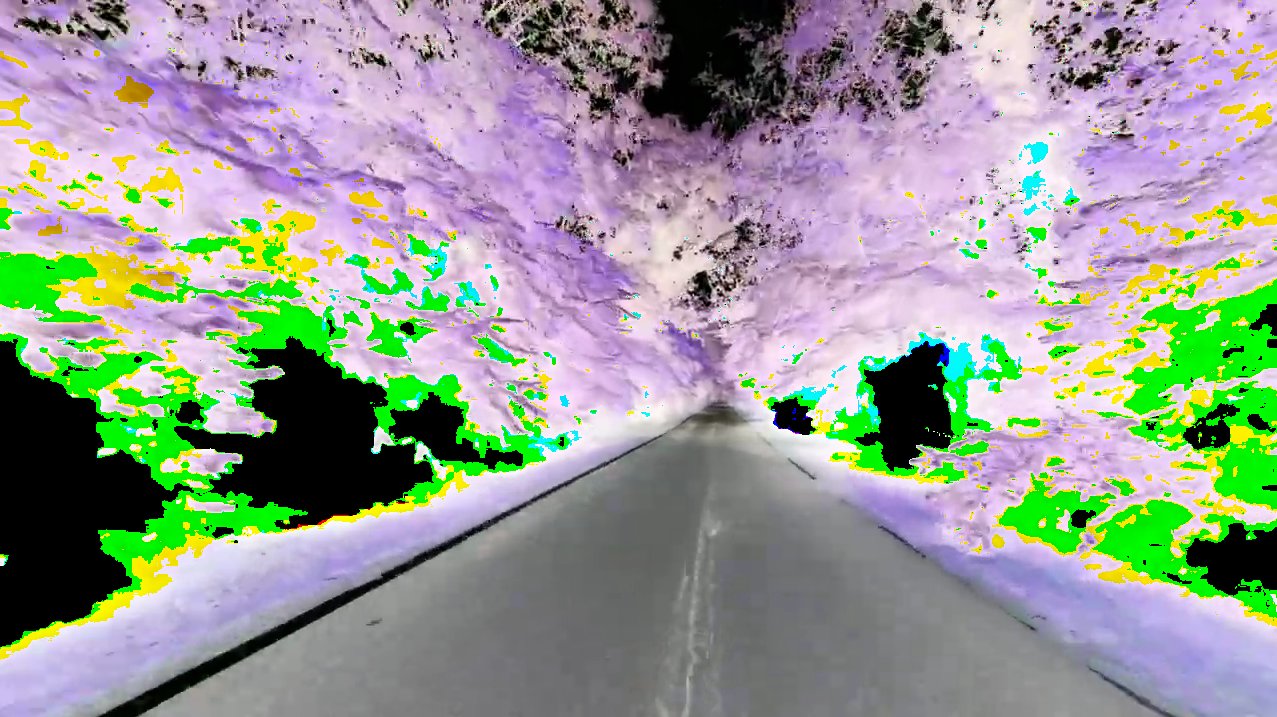
#> input picture image.png, 1277 x 717 px
$ python -i Threshholding.py   (imports and definitions only)   (older library calls are emulated)
#> lines starting #> are read from the running program, lines starting #| are printed output that depends on the picture; after the words box and inside, x2 and y2 are one past the last pixel; in counts of white or black regions, pixels touching at a corner belong together
import cv2
import numpy as np


def sobel_thresh(frame, orient='x', thresh=(100,255)):
#> called with orient = 'x', thresh = (100, 255)
    gray = cv2.cvtColor(frame, cv2.COLOR_RGB2GRAY)

    if orient == 'x':
        dx, dy = 1, 0
    else:
        dx, dy = 0, 1

    sobel = cv2.Sobel(gray, cv2.CV_64F, dx, dy)

    abs_sobel = np.absolute(sobel)
    scaled_sobel = np.uint8(255*abs_sobel/np.max(abs_sobel))
    sxbinary = np.zeros_like(scaled_sobel)
    sxbinary[(scaled_sobel >= thresh[0]) & (scaled_sobel <= thresh[1])] = 255
    return sxbinary


def mag_thresh(img, sobel_kernel=3, thresh=(0, 255)):

    # Convert to grayscale
    gray = cv2.cvtColor(img, cv2.COLOR_RGB2GRAY)

    sobelx = cv2.Sobel(gray, cv2.CV_64F, 1, 0, ksize=sobel_kernel)
    sobely = cv2.Sobel(gray, cv2.CV_64F, 0, 1, ksize=sobel_kernel)

    mag_sobel = np.sqrt(np.square(sobelx) + np.square(sobely))

    scaled_sobel = np.uint8(255*mag_sobel/np.max(mag_sobel))

    sxbinary = np.zeros_like(scaled_sobel)
    sxbinary[(scaled_sobel >= thresh[0]) & (scaled_sobel <= thresh[1])] = 1
    return sxbinary


def dir_thresh(img, sobel_kernel=3, thresh=(0, np.pi/2)):

    gray = cv2.cvtColor(img, cv2.COLOR_RGB2GRAY)

    sobelx = cv2.Sobel(gray, cv2.CV_64F, 1, 0, ksize=sobel_kernel)
    sobely = cv2.Sobel(gray, cv2.CV_64F, 0, 1, ksize=sobel_kernel)

    abs_sobelx = np.absolute(sobelx)
    abs_sobely = np.absolute(sobely)

    grad_dir = np.arctan2(abs_sobely, abs_sobelx)

    binary_output =  np.zeros_like(grad_dir)
    binary_output[(grad_dir >= thresh[0]) & (grad_dir <= thresh[1])] = 1
    return binary_output


def X_threshholding(frame):
    blured = cv2.GaussianBlur(frame, (5,5), 0)
    gradX = sobel_thresh(blured, 'x', (0,255))
    return gradX
def Y_threshholding(frame):
    blured = cv2.GaussianBlur(frame, (5,5), 0)
    gradY = sobel_thresh(blured, 'y', (30,250))
    return gradY
def GradMag(frame):
    blured = cv2.GaussianBlur(frame, (5,5), 0)
    gradmagthresh = mag_thresh(blured, 3, (20,255))
    return gradmagthresh
def GradDirThresh(frame):
    blured = cv2.GaussianBlur(frame, (5,5), 0)
    a = 0.95
    b = .1
    graddirthresh = dir_thresh(blured, 3, (a-b, a+b))
    return graddirthresh


##color thresh holding

def HLS_colorspace(frame):
    blurred = cv2.GaussianBlur(frame, (3,3), 0)
    hls = cv2.cvtColor(blurred, cv2.COLOR_RGB2HLS)
    H = hls[:,:,0]
    L = hls[:,:,1] #eselyes
    S = hls[:,:,2]
    return (H,L,S)


def r_threshhold(frame, thresh):
    R = frame[:,:,0]

    binout = np.zeros_like(R)
    binout[(R >= thresh[0]) & (R <= thresh[1])] = 1
    return np.copy(binout);

def b_threshhold(frame, thresh):
    B = frame[:,:,2]

    binout = np.zeros_like(B)
    binout[(B >= thresh[0]) & (B <= thresh[1])] = 1
    return np.copy(binout);


def l_threshhold(frame, thresh):
    hls = cv2.cvtColor(frame, cv2.COLOR_RGB2HLS)
    l = hls[:,:,1]

    binout = np.zeros_like(l)
    binout[(l >= thresh[0]) & (l <= thresh[1])] = 1
    return np.copy(binout);


def s_threshhold(frame, thresh):
    hls = cv2.cvtColor(frame, cv2.COLOR_RGB2HLS)
    S = hls[:,:,2]

    binout = np.zeros_like(S)
    binout[(S >= thresh[0]) & (S <= thresh[1])] = 1
    return np.copy(binout);


def combined(frame):
    blured = cv2.GaussianBlur(frame, (5,5),0)


    grad_x_thresh = sobel_thresh(blured, 'x', (100, 255))
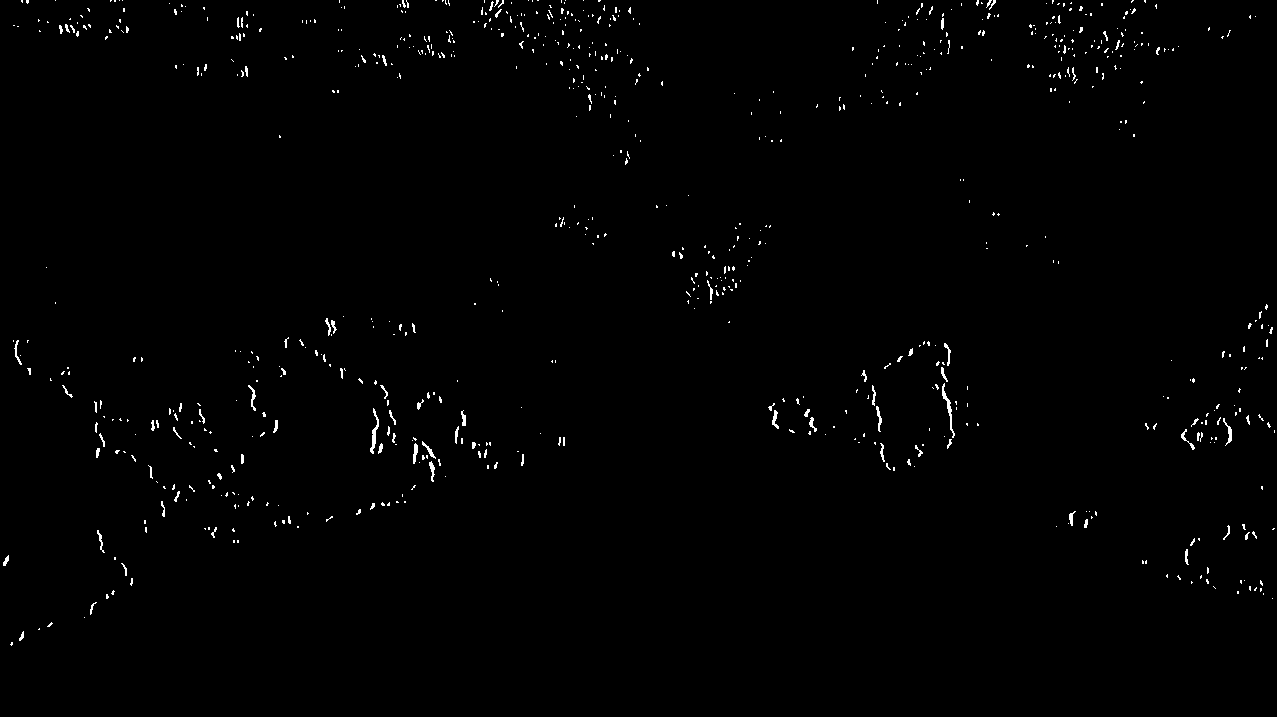
#> grad_x_thresh: shape (717, 1277); 0.78% white in thin lines or dots, all inside (x1, y1, x2, y2) = (3, 0, 1275, 646)
    grad_y_thresh = sobel_thresh(blured, 'y', (100, 250))
#> grad_y_thresh: shape (717, 1277); 1.2% white in thin lines or dots
    grad_mag_thresh = mag_thresh(blured, 3, (100, 250))
#> grad_mag_thresh: shape (717, 1277); values 0 (black) and 1 (white), 2.1% white in thin lines or dots
    grad_dir_thresh = dir_thresh(blured, 3, (0.85, 1.05))
#> grad_dir_thresh: shape (717, 1277) float64; values 0 (black) and 1 (white), 9.9% white in thin lines or dots


    r_tresh = r_threshhold(blured, (200, 255))
#> r_tresh: shape (717, 1277); values 0 (black) and 1 (white), 35.8% white; 310 white regions (191 under 20 px), largest, box (x1, y1, x2, y2) and area: (709, 0, 1277, 646) 155220, (0, 0, 711, 678) 141273, (523, 170, 731, 385) 12567
    b_tresh = b_threshhold(blured, (200, 255))
#> b_tresh: shape (717, 1277); values 0 (black) and 1 (white), 41% white; 268 white regions (161 under 20 px), largest, box (x1, y1, x2, y2) and area: (0, 0, 713, 717) 175314, (718, 0, 1277, 717) 173912, (0, 292, 273, 434) 12415
    s_tresh = s_threshhold(blured, (200, 255))
#> in s_threshhold, `hls = cv2.cvtColor(frame, cv2.COLOR_RGB2HLS)`: hls: shape (717, 1277, 3); mean of channels 0, 1, 2 100.8, 151, 94.2
#> in s_threshhold, `S = hls[:,:,2]`:
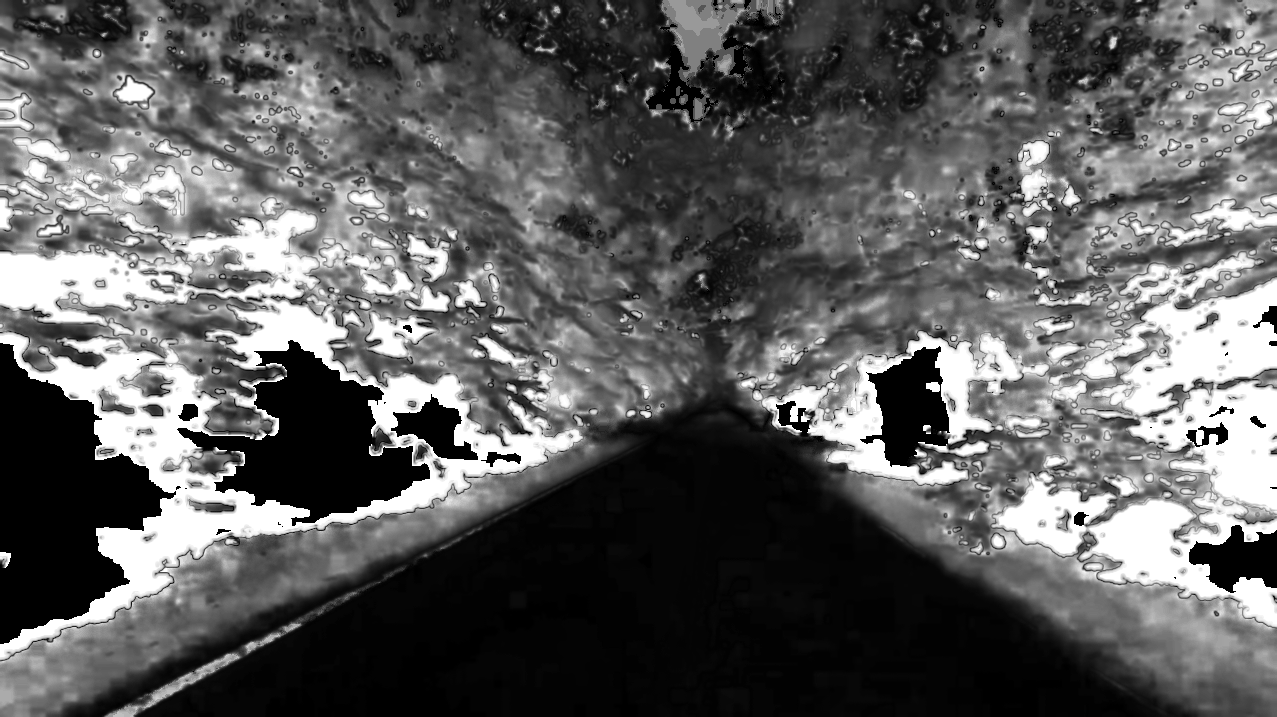
#> S: shape (717, 1277); min 0, max 255, mean 94.2
#> s_tresh: shape (717, 1277); values 0 (black) and 1 (white), 14.4% white; 866 white regions (617 under 20 px), largest, box (x1, y1, x2, y2) and area: (0, 298, 582, 659) 38283, (1081, 381, 1277, 627) 20572, (1082, 253, 1277, 416) 14082
    l_tresh = l_threshhold(blured, (200,255))
#> l_tresh: shape (717, 1277); values 0 (black) and 1 (white), 28.2% white; 447 white regions (266 under 20 px), largest, box (x1, y1, x2, y2) and area: (720, 0, 1277, 540) 110873, (0, 93, 525, 447) 40825, (0, 290, 707, 709) 34668
    combination = ((s_tresh == 1) | (l_tresh == 1) | ((r_tresh == 1) & (b_tresh ==1 )))
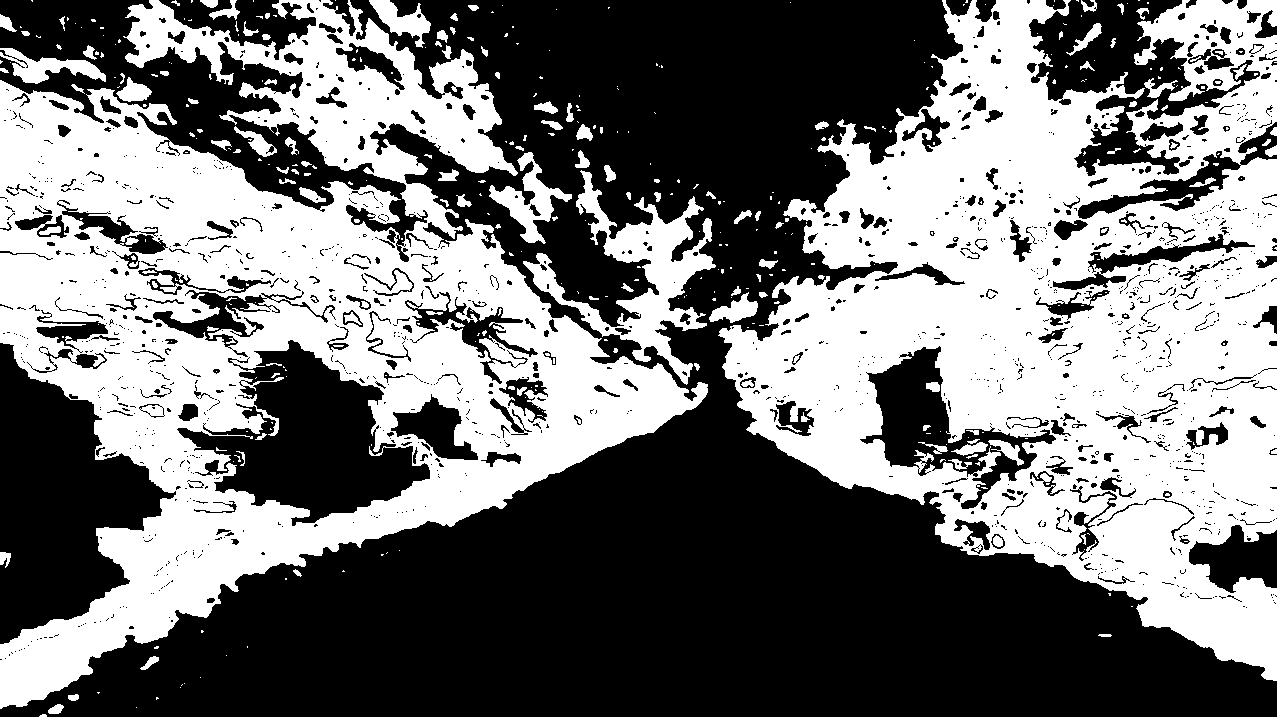
#> combination: shape (717, 1277) bool; 46% white; 400 white regions (277 under 20 px), largest, box (x1, y1, x2, y2) and area: (718, 0, 1277, 681) 200270, (0, 0, 708, 709) 194122, (523, 170, 716, 385) 10776


    color_treshold = (combination)
    combined = np.zeros_like(s_tresh)
    combined[color_treshold] = 1
    xsize = frame.shape[1]
#> xsize = 1277
    ysize = frame.shape[0]
#> ysize = 717
    verticles = np.array([[(0, ysize), (xsize / 2 -1, 380), (xsize/2 +1, 380), (xsize, ysize)]], dtype=np.int32)

    masked_img = region_of_interests(combined, verticles)
    return masked_img


def region_of_interests(frame, vertices):
    mask = np.zeros_like(frame)
    if len(frame.shape) > 2:
        channel = frame.shape[2]
        imaskcollor = (255,) * channel
    else:
        imaskcollor = 255
    cv2.fillPoly(mask, vertices, imaskcollor)
#> mask: shape (717, 1277); 23.6% white; 1 white region, box (x1, y1, x2, y2) and area: (1, 380, 1277, 717) 215812
    mask_img = cv2.bitwise_and(frame, mask)
    return mask_img

>>> import cv2
>>> picture = cv2.cvtColor(cv2.imread('image.png'), cv2.COLOR_BGR2RGB)
>>> result = combined(picture)
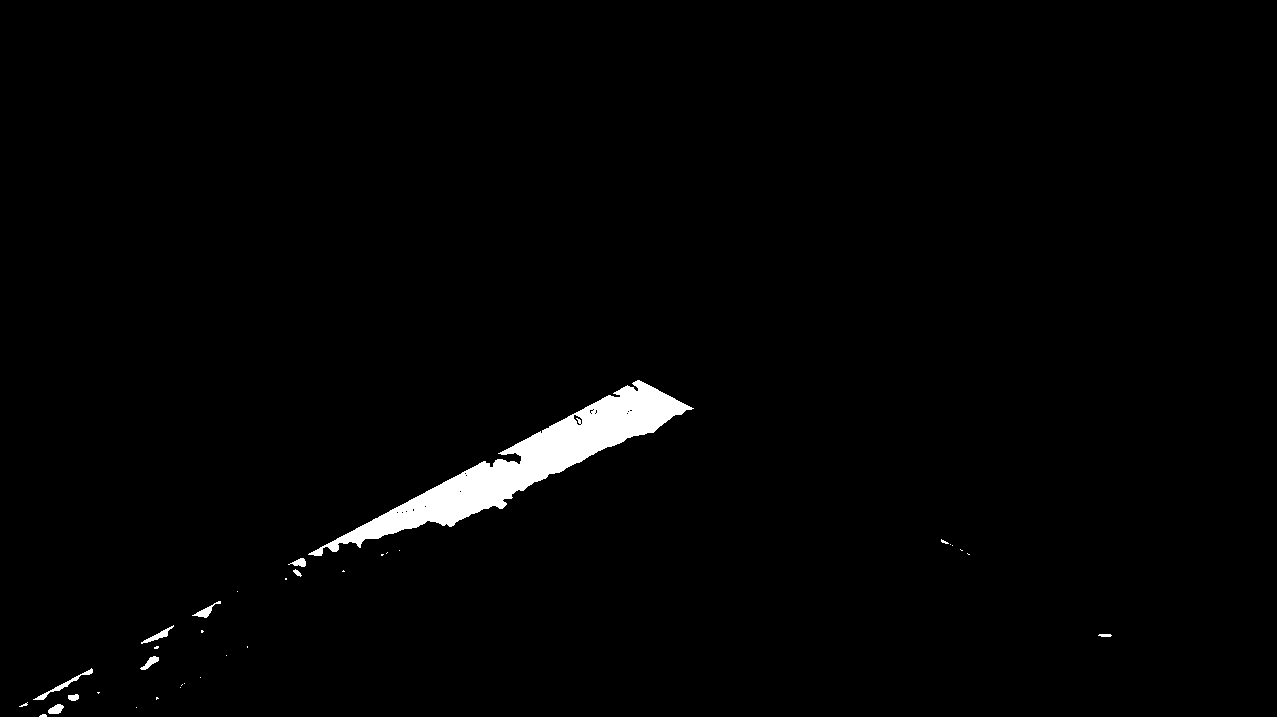
#> result: shape (717, 1277); values 0 (black) and 1 (white), 1.6% white; 34 white regions (24 under 20 px), largest, box (x1, y1, x2, y2) and area: (308, 380, 694, 556) 13725, (33, 668, 93, 700) 230, (141, 625, 174, 644) 153
